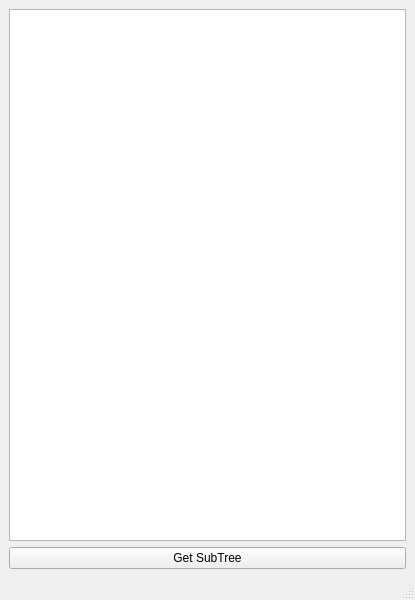
<?xml version="1.0" encoding="UTF-8"?>
<ui version="4.0">
 <class>MainWindow</class>
 <widget class="QMainWindow" name="MainWindow">
  <property name="geometry">
   <rect>
    <x>0</x>
    <y>0</y>
    <width>415</width>
    <height>600</height>
   </rect>
  </property>
  <property name="windowTitle">
   <string>MainWindow</string>
  </property>
  <widget class="QWidget" name="centralwidget">
   <layout class="QVBoxLayout" name="verticalLayout">
    <item>
     <widget class="QTreeWidget" name="treeWidget">
      <property name="columnCount">
       <number>0</number>
      </property>
     </widget>
    </item>
    <item>
     <layout class="QHBoxLayout" name="horizontalLayout">
      <property name="topMargin">
       <number>0</number>
      </property>
      <item>
       <widget class="QPushButton" name="pushButton">
        <property name="text">
         <string>Get SubTree</string>
        </property>
       </widget>
      </item>
     </layout>
    </item>
   </layout>
  </widget>
  <widget class="QMenuBar" name="menubar">
   <property name="geometry">
    <rect>
     <x>0</x>
     <y>0</y>
     <width>415</width>
     <height>27</height>
    </rect>
   </property>
  </widget>
  <widget class="QStatusBar" name="statusbar"/>
 </widget>
 <resources/>
 <connections/>
</ui>
